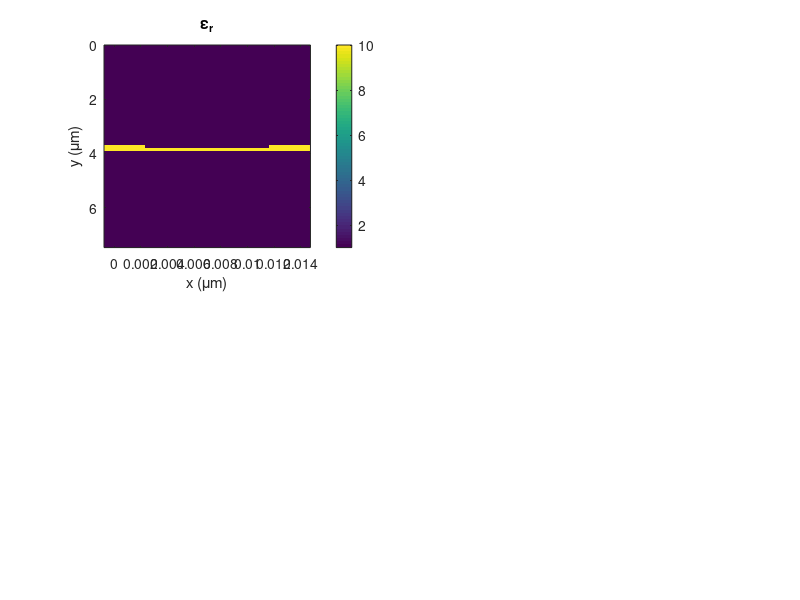

Recreate this plot in MATLAB. (Note: this script raises an error after producing the figure.)
%%%%%%%%%%%%%%%%%%%%%%%%%%%%%%%%%%%%%%%%%%%%%%%%%%%%%%%%%%%%%%%%%%%%%%%%%%
%   Resonance Grating - FDFD Simulation
%       This MATLAB files simulates a single period of a rectangular
%       grating using the Finite-Difference Frequency Domain method.
%       The wavelength sweep goes from 2 um to 1 um.
%%%%%%%%%%%%%%%%%%%%%%%%%%%%%%%%%%%%%%%%%%%%%%%%%%%%%%%%%%%%%%%%%%%%%%%%%%
set(0,'DefaultFigureWindowStyle','docked');

% close all;
clc;
clear all;
close all;

% UNITS
micrometers = 1;
millimeters = 1e3 * micrometers;
meters = 1e3 * millimeters;
degrees = pi/180;
seconds = 1;
hertz = 1/seconds;
gigahertz = 1e9 * hertz;

% CONSTANTS
c0 = 299792458 * meters/seconds;

% POINTS FOR SWEEP 
Nf = 501;
tot_ref = zeros(1,Nf);
tot_trn = tot_ref;
tot_con = tot_ref;

% FIGURE SETTINGS 
fig = 1;        % 0 for no figures, 1 for figure animation

%%%%%%%%%%%%%%%%%%%%%%%%%%%%%%%%%%%%%%%%%%%%%%%%%%%%%%%%%%%%%%%%%%%%%%%%%
%% DEFINE SIMULATION PARAMETERS
%%%%%%%%%%%%%%%%%%%%%%%%%%%%%%%%%%%%%%%%%%%%%%%%%%%%%%%%%%%%%%%%%%%%%%%%%
% SOURCE PARAMETERS
SRC.lam0 = 1.55 * micrometers;    % Free space wavelength
SRC.theta = 0 * degrees;
SRC.MODE = 'E';                   % EM mode
f0 = c0/SRC.lam0;
lam01 = 1.4 * micrometers;
lam02 = 1.7 * micrometers;
lam0 = linspace(lam01,lam02,Nf);

% GRATING PARAMETERS
lamd = 1.55 * micrometers;      % Design wavelength
fd   = c0/lamd;                 % Design frequency
ur   = 1.0;                     % Grating permeability
er   = 10.0;                     % Grating permittivity
nr   = sqrt(ur*er);             % Substrate refractive index 
L    = 0.83254*lamd;             % Grating period (DO NOT CHANGE)
t    = 0.1583*lamd;             % Substrate thickness
d    = 0.0840*lamd;             % Grating depth
ff   = 0.5;                     % Fill fraction  (DO NOT CHANGE)

% EXTERNAL MATERIALS
ur1 = 1.0;                    % Reflection region permeability
er1 = 1.0;                    % Reflection region permittivity
ur2 = 1.0;                    % Transmission region permeability
er2 = 1.0;                    % Transmission region permittivity

% GRID PARAMETERS
NRES = 60;                    % Grid resolution
BUFZ = 2*lam02 * [1 1];       % Spacer region above and below grating
DEV.NPML = [20 20];           % Size of PML at top and bottom of grid

figure('color','w');

Lf = linspace(0.01*lamd,lamd,Nf);
for n = 1:Nf
    L = Lf(n);
%%%%%%%%%%%%%%%%%%%%%%%%%%%%%%%%%%%%%%%%%%%%%%%%%%%%%%%%%%%%%%%%%%%%%%%%%
%% CALCULATE OPTIMIZED GRID
%%%%%%%%%%%%%%%%%%%%%%%%%%%%%%%%%%%%%%%%%%%%%%%%%%%%%%%%%%%%%%%%%%%%%%%%%
% Calculate refractive indices
ndev = sqrt(ur*er);
nref = sqrt(ur1*er1);
ntrn = sqrt(ur2*er2);

% Consider wavelengths
lam_min = min([lam01 lam02])/max([ndev nref ntrn]);
dlam = lam_min/NRES; 

% Consider mechanical parameters
dmin = ff*L;   % Fill fraction is
dd = dmin/2;   % Delta for distance

% Choose the highest resolution
dx = dlam;
dy = dx;

% dx =    0.055172006602080
% dy = dx;

% Snap grid to critical dimension (in this case L and d+t)
Nx = 2*ceil(L/dx/2) + 1;      % First guess at grid spacing (odd for periodic)
Ny = ceil((d+t)/dy);

% Calculate new grid resolutions
dx = L/Nx;
dy = (d+t)/Ny;

% Incorporate PML and spacer regions
Ny = Ny + DEV.NPML(1) + DEV.NPML(2) + ceil(BUFZ(1)/dy) + ceil(BUFZ(2)/dy);

% Calculate 2x grid
Nx2 = 2*Nx;
Ny2 = 2*Ny;
dx2 = dx/2;
dy2 = dy/2;
DEV.RES = [dx2,dy2];
xa2 = [0:Nx2-1]*dx2;
ya2 = [0:Ny2-1]*dy2;

%%%%%%%%%%%%%%%%%%%%%%%%%%%%%%%%%%%%%%%%%%%%%%%%%%%%%%%%%%%%%%%%%%%%%%%%%
%% BUILD DEVICE ON 2x GRID
%%%%%%%%%%%%%%%%%%%%%%%%%%%%%%%%%%%%%%%%%%%%%%%%%%%%%%%%%%%%%%%%%%%%%%%%%
UR2 = ur1*ones(Nx2,Ny2);
ER2 = er1*ones(Nx2,Ny2);

% Calculate start and stop indices for filling in the grid
nt1 = 2*DEV.NPML(1) + ceil(BUFZ(1)/dy2);
nt2 = nt1 + round(t/dy2) - 1;
% nd1 = round((nt2+nt1)/2);
% nd2 = nt2;
nd2 = nt2;
nd1 = nt2 - round(d/dy2);
nx1 = round(Nx2*ff/2);
nx2 = round(Nx2 - Nx2*ff/2);

% Fill in the permeability regions
UR2(:,:) = ur;

% Fill in the permittivity regions
ER2(:,nt1:nt2) = er;
ER2(:,1:nt1-1) = er2;
ER2(nx1:nx2,nd1:nd2) = 1;


DEV.UR2 = fliplr(UR2);
DEV.ER2 = fliplr(ER2);


if fig
    subplot(2,2,1);
end
imagesc(xa2,ya2,DEV.ER2');
title('\epsilon_r');
xlabel('x (\mum)'); ylabel('y (\mum)');
colorbar;

%%%%%%%%%%%%%%%%%%%%%%%%%%%%%%%%%%%%%%%%%%%%%%%%%%%%%%%%%%%%%%%%%%%%%%%%%
%% IMPLEMENT FDFD
%%%%%%%%%%%%%%%%%%%%%%%%%%%%%%%%%%%%%%%%%%%%%%%%%%%%%%%%%%%%%%%%%%%%%%%%%
    tic;
    DAT = fdfd2d(DEV,SRC);
    tot_ref(n) = DAT.REF;
    tot_trn(n) = DAT.TRN;
    tot_con(n) = DAT.CON;
    clc;
    time = toc;
    mint = floor(time*(Nf-n)/60);
    sec = round((time*(Nf-n)/60 - mint)*60);
    disp(['Estimated Time: ' num2str(mint) ' minutes '...
            num2str(sec) ' seconds']);
    disp([num2str(n) ' out of ' num2str(Nf) ' Iterations']);

    if fig
        subplot(2,2,2);
        imagesc(dx.*[0,Nx-1],dy.*[0,Ny-1],real(DAT.F)'); 
        title([SRC.MODE ' Mode @ ' num2str(SRC.lam0) ' \mum']);
        shading interp;
        xlabel('x (\mum)'); ylabel('y (\mum)');
        colorbar;
    %     axis equal tight;

        subplot(2,2,3:4);
        plot(Lf(1:n)./micrometers,100.*tot_ref(1:n),'r','linewidth',2);
        hold on;
        plot(Lf(1:n)./micrometers,100.*tot_trn(1:n),'b','linewidth',2);
        plot(Lf(1:n)./micrometers,100.*tot_con(1:n),'--k','linewidth',2);
        hold off;
        title([SRC.MODE ' Mode Period Sweep']);
        xlabel('Period Length (\mum)'); ylabel('Power (%)');
        legend('Reflectance','Transmittance','Conservation');
        xlim([Lf(1) Lf(end)]./micrometers); ylim([0 102]);

        drawnow;
    end
end
%%%%%%%%%%%%%%%%%%%%%%%%%%%%%%%%%%%%%%%%%%%%%%%%%%%%%%%%%%%%%%%%%%%%%%%%%
%% DISPLAY
%%%%%%%%%%%%%%%%%%%%%%%%%%%%%%%%%%%%%%%%%%%%%%%%%%%%%%%%%%%%%%%%%%%%%%%%%

disp('DASHBOARD PARAMETERS:');
disp(['Source Frequency = ' num2str(f0(end)./gigahertz) ' GHz']);
disp(['Angle of Incidence = ' num2str(SRC.theta./degrees) ' degrees']);
disp(['Electromagnetic Mode = ' SRC.MODE]);
disp(['Device Design Frequency = ' num2str(fd./gigahertz) ' GHz']);
disp(['ff = ' num2str(ff*100) ' %']);
disp(['L = ' num2str(L./micrometers) ' mm']);
disp(['d = ' num2str(d./micrometers) ' mm']);
disp(['t = ' num2str(t./micrometers) ' mm']);
disp(['ur = ' num2str(ur)]);
disp(['er = ' num2str(er)]);
disp(['ur1 = ' num2str(ur1)]);
disp(['er1 = ' num2str(er1)]);
disp(['ur2 = ' num2str(ur2)]);
disp(['er2 = ' num2str(er2)]);
disp(['NRES = ' num2str(NRES)]);
disp(['BUFZ = [' num2str(BUFZ(1)/SRC.lam0) ' ' num2str(BUFZ(2)/SRC.lam0) ']*lam0']);
disp(['NPML = [' num2str(DEV.NPML(1)) ' ' num2str(DEV.NPML(2)) ']']);
disp(' ');

ref_diff_orders = find(DAT.RDE);
trn_diff_orders = find(DAT.TDE);
disp('REFLECTION DIFFRACTION ORDERS:');
for n = ref_diff_orders(1):ref_diff_orders(end)
    disp(['RDE(' num2str(n - ceil(Nx/2)) ') = ' num2str(100*DAT.RDE(n)) '%']);
end
disp(' ');
disp('TRANSMISSION DIFFRACTION ORDERS:');
for n = trn_diff_orders(1):trn_diff_orders(end)
    disp(['TDE(' num2str(n - ceil(Nx/2)) ') = ' num2str(100*DAT.TDE(n)) '%']);
end
disp(' ');

disp('OVERALL:');
disp(['REF = ' num2str(100*DAT.REF) '%']);
disp(['TRN = ' num2str(100*DAT.TRN) '%']);
disp(['CON = ' num2str(100*DAT.CON) '%']);

figure('color','white');
plot(Lf./micrometers,100.*tot_ref,'r','linewidth',2);
hold on;
plot(Lf./micrometers,100.*tot_trn,'b','linewidth',2);
plot(Lf./micrometers,100.*tot_con,'--k','linewidth',2);
hold off;
title([SRC.MODE ' Mode Wavelength Sweep']);
xlabel('Wavelength \lambda (\mum)'); ylabel('Power (%)');
legend('Reflectance','Transmittance','Conservation');
xlim([Lf(1) Lf(end)]./micrometers); ylim([0 102]);




